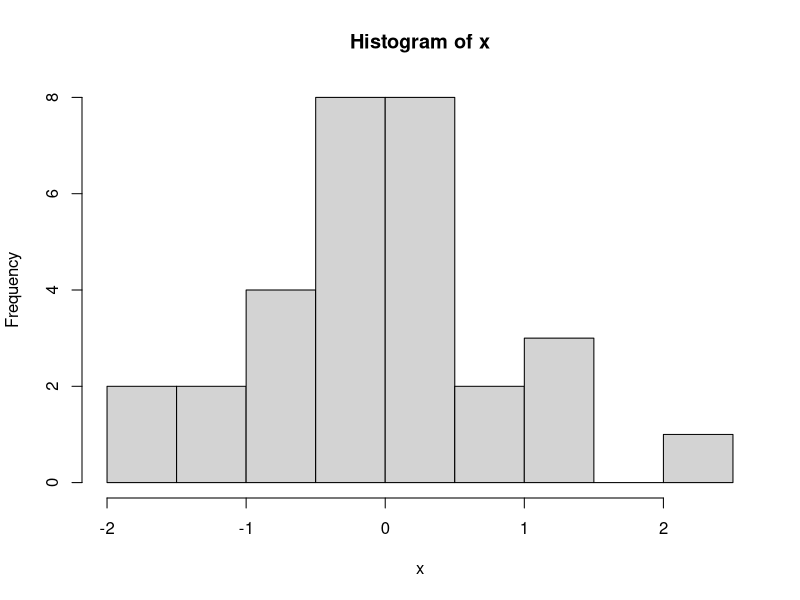

Here is the R script that generated this plot:
## ---- chunk 1
(x <- rnorm(30))
## ---- chunk 2
hist(x)
